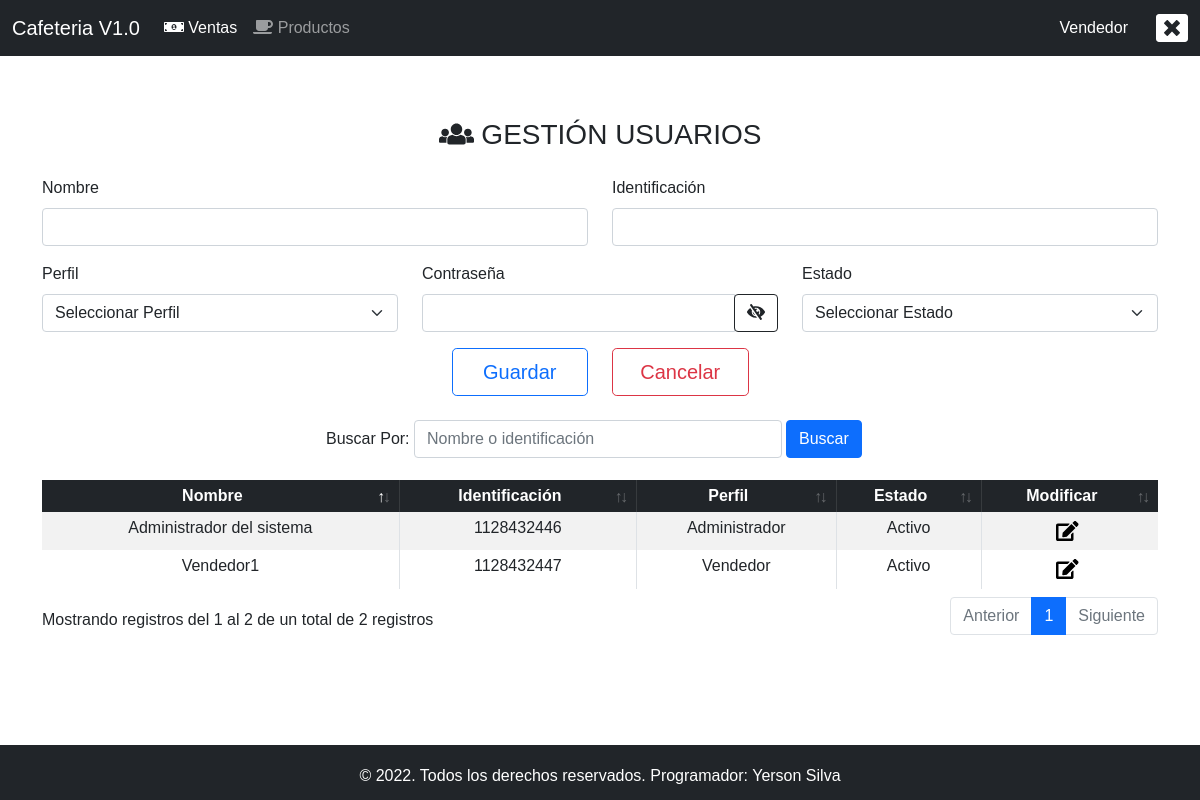
/MasterPage/home.php?mod=usuarios (signed in), run on the app's committed database.
### tables this page shows
CREATE TABLE IF NOT EXISTS `usuarios` (
  `id` int(11) NOT NULL AUTO_INCREMENT,
  `nombre` varchar(200) NOT NULL,
  `identificacion` int(11) NOT NULL,
  `password` varchar(80) NOT NULL,
  `id_perfil` int(11) NOT NULL,
  `fecha_creacion` date NOT NULL,
  `fecha_modificacion` date DEFAULT NULL,
  `estado` tinyint(4) NOT NULL,
  PRIMARY KEY (`id`),
  UNIQUE KEY `identificacion` (`identificacion`),
  UNIQUE KEY `id_perfil` (`id_perfil`)
);

CREATE TABLE IF NOT EXISTS `perfiles` (
  `id` int(11) NOT NULL AUTO_INCREMENT,
  `nombre` varchar(100) NOT NULL,
  PRIMARY KEY (`id`)
);

### conexion.php (called while the page is built, shortened)
<?php
class Conexion{
    public function __construct()
    {
        $this->conexion_db = new mysqli(DB_PASS,DB_USER,DB_PASS,DB_NAME);
    }
}
?>

### crud/read.php (called while the page is built, shortened)
<?php
require '../conexion.php';
 class Consulta extends Conexion {
    public function read_usuarios($nombre, $identificacion){
        $busqueda= $this->conexion_db->query("SELECT u.id, u.identificacion, u.nombre, p.nombre as perfil, u.estado FROM usuarios u INNER JOIN perfiles p ON p.id = u.id_perfil WHERE u.nombre LIKE '%$nombre%' OR u.identificacion LIKE '%$identificacion%' ");
        $resultado=$busqueda->fetch_all(MYSQLI_ASSOC);
        return $resultado;
    }
}
?>

### modulos/usuarios.php (the view, shortened to what this page needs)
<?php
if (isset($_SESSION['usuario'])) {
?>
    <?php
    require_once('../crud/read.php');
    $resultado = new Consulta();
    $nombre = $_POST['txtBuscarUsuario'];
    $array_usuarios = $resultado->read_usuarios($nombre, $nombre);
    $perfil = new Consulta();
    $sql = "SELECT id, nombre FROM perfiles";
    $result_perfil = $perfil->cargar_perfil($sql);
    ?>
    <div class="col-12 col-xs-12 col-sm-12 col-md-12 pb-3">
        <form action="home.php?mod=usuarios" method="POST">
            <div class="container text-center pb-3 mt-3">
                <h3><i class="fas fa-users"></i>&nbsp;GESTIÓN USUARIOS</h3>
            </div>
            <?php
            if (isset($_POST['btnModificar'])) {
                $id = $_POST['id_usuario'];
                $array_usuario = $resultado->read_usuario('', $id);
                foreach ($array_usuario as $item2) {
                    $cantidad = count($array_usuario);
            ?>
                    <div class="row">
                        <div class="col-12 col-xs-12 col-sm-12 col-md-6">
                            <div class="mb-3">
                                <label for="Nombre" class="form-label">Nombre</label>
                                <input type="text" class="form-control" name="txtnombre" value="<?php echo $item2['nombre']; ?>" required>
                            </div>
                        </div>
                        <div class="col-12 col-xs-12 col-sm-12 col-md-6">
                            <div class="mb-3">
                                <label for="Identificación" class="form-label">Identificación</label>
                                <input type="number" class="form-control" name="txtidentificacion" value="<?php echo $item2['identificacion']; ?>" required>
                            </div>
                        </div>
                    </div>
                    <div class="row">
                        <div class="col-12 col-xs-12 col-sm-12 col-md-4">
                            <div class="mb-3">
                                <label for="Perfil" class="form-label">Perfil</label>
                                <select class="form-select" name="cmbIdPerfil" required>
                                    <option value="">Seleccionar Perfil</option>
                                    <?php foreach ($result_perfil as $op) :
                                        if ($item2['id'] == $op['id']) {
                                            echo "<option value=" . $op['id'] . " selected>";
                                            echo $op['nombre'];
                                            echo "</option>";
                                        } else {
                                            echo "<option value=" . $op['id'] . ">";
                                            echo $op['nombre'];
                                            echo "</option>";
                                        }
                                    ?>
                                    <?php endforeach; ?>
                                </select>
                            </div>
                        </div>
                        <div class="col-12 col-xs-12 col-sm-12 col-md-4">
                            <div class="mb-3">
                                <label for="Contraseña" class="form-label">Contraseña</label>
                                <input type="password" class="form-control" name="txtpassword" value="<?php echo $item2['password']; ?>" required>
                            </div>
                        </div>
                        <div class="col-12 col-xs-12 col-sm-12 col-md-4">
                            <div class="mb-3">
                                <label for="Estado" class="form-label">Estado</label>
                                <select class="form-select" name="cmbEstado" required>
                                    <option value="">Seleccionar Perfil</option>
                                    <option value="1" <?php
                                                        if ($item2['estado'] == "1") {
                                                            echo 'selected="selected"';
                                                        }
                                                        ?>>Activo</option>
                                    <option value="0" <?php
                                                        if ($item2['estado'] == "0") {
                                                            echo 'selected="selected"';
                                                        } ?>>Inactivo</option>
                                </select>
                            </div>
                        </div>
                    </div>
                <?php
                }
            } else {
                ?>
                <div class="row">
                    <div class="col-12 col-xs-12 col-sm-12 col-md-6">
                        <div class="mb-3">
                            <label for="Nombre" class="form-label">Nombre</label>
                            <input type="text" class="form-control" name="txtnombre" required>
                        </div>
                    </div>
                    <div class="col-12 col-xs-12 col-sm-12 col-md-6">
                        <div class="mb-3">
                            <label for="Identificación" class="form-label">Identificación</label>
                            <input type="number" class="form-control" name="txtidentificacion" required>
                        </div>
                    </div>
                </div>
                <div class="row">
                    <div class="col-12 col-xs-12 col-sm-12 col-md-4">
                        <div class="mb-3">
                            <label for="Perfil" class="form-label">Perfil</label>
                            <select class="form-select" name="cmbIdPerfil" required>
                                <option value="">Seleccionar Perfil</option>
                            </select>
                        </div>
                    </div>
                    <div class="col-12 col-xs-12 col-sm-12 col-md-4">
                        <div class="mb-3">
                            <label for="Contraseña" class="form-label">Contraseña</label>
                            <div class="input-group">
                                <input id="password" type="password" class="form-control" name="txtpassword" required>
                                <div class="input-group-append">
                                    <button onclick="mostrarContrasena()" class="btn btn-outline-dark" type="button"><span class="fa fa-eye-slash icon"></span> </button>
                                </div>
                            </div>
                        </div>
                    </div>
                    <div class="col-12 col-xs-12 col-sm-12 col-md-4">
                        <div class="mb-3">
                            <label for="Estado" class="form-label">Estado</label>
                            <select class="form-select" name="cmbEstado" required>
                                <option value="">Seleccionar Estado</option>
                            </select>
                        </div>
                    </div>
                </div>
            <?php
            }
            ?>
            <div class="row justify-content-center align-items-center">
                <?php
                if (isset($_POST['btnModificar'])) {
                ?>
                <div class="col-12 col-xs-12 col-sm-12 col-md-6 d-flex justify-content-end">
                    <button type="submit" name="btnModificarUsuario" class="btn btn-outline-primary btn-lg col-12 col-xs-12 col-sm-12 col-md-3">Modificar</button>
                    <input type="number" name="id_usuario" value="<?php echo $item2['id']; ?>" hidden />
                </div>
                <div class="col-12 col-xs-12 col-sm-12 col-md-6">
                    <button type="button" onclick="refresh()" class="btn btn-outline-danger btn-lg col-12 col-xs-12 col-sm-12 col-md-3">Cancelar</button>
                </div>
                <?php
                } else {
                ?>
                    <div class="col-12 col-xs-12 col-sm-12 col-md-6 d-flex justify-content-end">
                        <button type="submit" name="btnCrearUsuario" class="btn btn-outline-primary btn-lg col-12 col-xs-12 col-sm-12 col-md-3">Guardar</button>
                    </div>
                    <div class="col-12 col-xs-12 col-sm-12 col-md-6">
                        <button type="reset" class="btn btn-outline-danger btn-lg col-12 col-xs-12 col-sm-12 col-md-3">Cancelar</button>
                    </div>
                <?php
                }
                ?>
            </div>
        </form>
        <br>
        <form action="home.php?mod=usuarios" method="post" class="mb-3">
            <div class="form-row">
                <div class="form-group col-md-12">
                    <div class="form-row align-items-center d-flex justify-content-center">
                        <div class="col-sm-2">
                            <div class="input-group d-flex justify-content-md-end justify-content-sm-start">
                                <label class="my-0">Buscar Por:&nbsp;</label>
                            </div>
                        </div>
                        <div class="col-sm-4 my-0">
                            <div class="input-group">
                                <input type="text" class="form-control" id="txtBuscar" name="txtBuscarUsuario" placeholder="Nombre o identificación">&nbsp;
                            </div>
                        </div>
                        <div class="col-sm-2 my-0">
                            <div class="input-group">
                                <button type="submit" name="btnBuscar" class="btn btn-primary btn-block boton">Buscar</button>
                            </div>
                        </div>
                    </div>
                </div>
            </div>
        </form>
        <div class="table-responsive-md col-md-12">
            <table class="table table-sm table-bordered table-striped text-center" id="usuarios" data-page-length='5'>
                <thead class="table-dark">
                    <tr>
                        <th scope="col">Nombre</th>
                        <th scope="col">Identificación</th>
                        <th scope="col">Perfil</th>
                        <th scope="col">Estado</th>
                        <th scope="col">Modificar</th>
                    </tr>
                </thead>
                <tbody>
                    <?php
                    foreach ($array_usuarios as $item) {
                    ?>
                        <tr>
                            <td><?php echo $item['nombre']; ?></td>
                            <td><?php echo $item['identificacion']; ?></td>
                            <td><?php echo $item['perfil']; ?></td>
                            <td><?php
                                if ($item['estado'] == '1') {
                                    echo 'Activo';
                                }
                                ?>
                            </td>
                            <td>
                                <form action="home.php?mod=usuarios" method="post">
                                    <button class="navbar-toggler navbar-toggler-right" data-toggle="collapse" data-target="#navbarSupportedContent" aria-controls="navbarSupportedContent" aria-expanded="false" aria-label="Toggle navigation" type="submit" name="btnModificar">
                                        <i class="fas fa-edit"></i>&nbsp;
                                    </button>
                                </form>
                            </td>
                        </tr>
                    <?php
                    }
                    ?>
                </tbody>
            </table>
        </div>
    </div>
<?php
} else {
    header('location: ../index.php');
}
?>

### data on the page
usuarios: nombre "Administrador del sistema", identificacion "1128432446", id_perfil.nombre "Administrador", estado "Activo"
usuarios: nombre "Vendedor1", identificacion "1128432447", id_perfil.nombre "Vendedor", estado "Activo"

### other printed values
$_SESSION['perfil'] "Vendedor"
